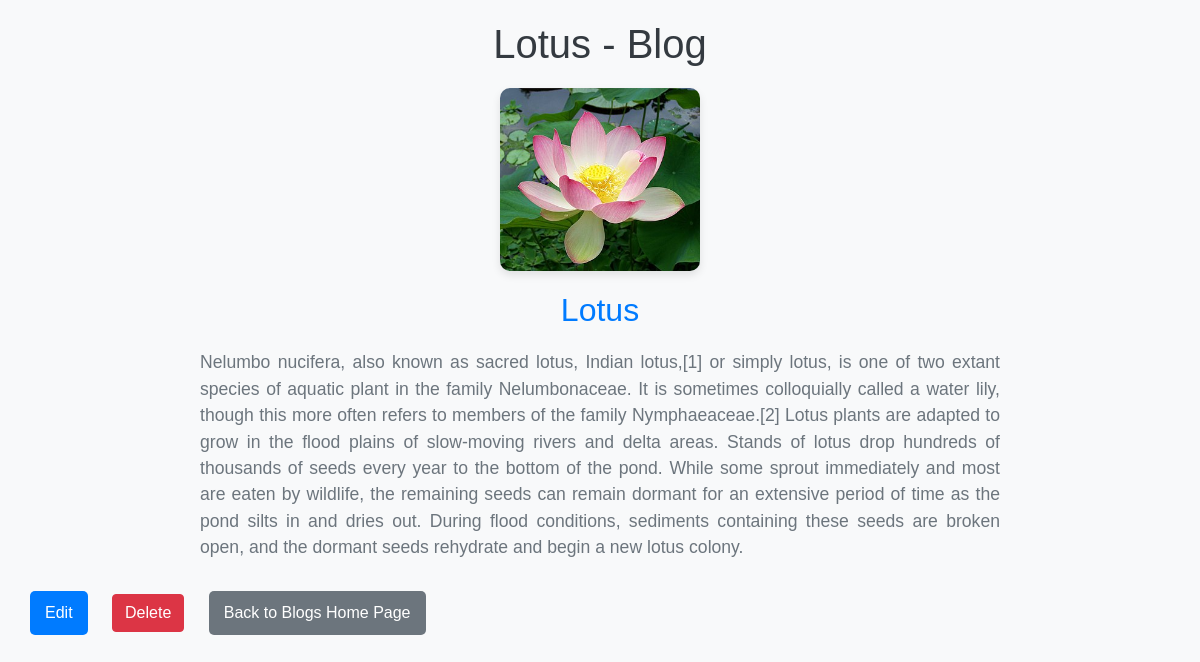
The app's page /products/5/ with its own data.
### blog/models.py (models this page shows, shortened)
class Product(models.Model):
    name = models.CharField(max_length=255)
    description = models.TextField()  # Corrected the typo here
    image = models.ImageField(upload_to='products/')
    created_at = models.DateTimeField(auto_now_add=True)
    updated_at = models.DateTimeField(auto_now=True)

### blog/views.py (the view)
# urls.py: path('products/<int:pk>/', ProductDetailView.as_view(), name='product_detail'),
class ProductDetailView(DetailView):
    model = Product
    template_name = 'index2.html'
    context_object_name = 'product'

### blog/templates/index2.html (shortened to what this page needs)
<!DOCTYPE html>
<html lang="en">
<head>
    <link rel="stylesheet" href="https://maxcdn.bootstrapcdn.com/bootstrap/4.5.2/css/bootstrap.min.css">
</head>
<body>
    <h1>{{ product.name }} - Blog</h1>
    <div>
        <img src="{{ product.image.url }}" alt="{{ product.name }}" width="200">
    </div>
    <h2>{{ product.name }}</h2>
    <p>{{ product.description }}</p>
    <a href="{% url 'edit_product' product.id %}">Edit</a>
    <a href="{% url 'delete_product' product.id %}" class="btn btn-danger">Delete</a>
    <a href="{% url 'product_list' %}" class="back-link">Back to Blogs Home Page</a>
</body>
</html>

### blog/templates/index2.html (style rules this page uses)
body { background-color: #f8f9fa; font-family: Arial, sans-serif; padding: 20px; }
h1 { text-align: center; color: #343a40; margin-bottom: 20px; }
img { display: block; margin: 20px auto; border-radius: 10px; box-shadow: 0 4px 8px rgba(0, 0, 0, 0.1); }
h2 { text-align: center; color: #007bff; margin-top: 20px; }
p { text-align: justify; color: #6c757d; font-size: 1.1rem; margin: 20px auto; max-width: 800px; }
a { display: inline-block; margin: 10px; padding: 10px 15px; text-decoration: none; color: white; background-color: #007bff; border-radius: 5px; transition: background-color 0.2s; }
.back-link { background-color: #6c757d; }

### records on screen
Product: name "Lotus", image (picture), description "Nelumbo nucifera, also known as sacred lotus, Indian lotus,[1] or simply lotus, is one of two extant species of aquatic plant in the family Nelumbonaceae. It is sometimes colloquially called a water lily, though this more often refers to members of the family Nymphaeaceae.[2] Lotus plants are adapted to grow in the flood plains of slow-moving rivers and delta areas. Stands of lotus drop hundreds of thousands of seeds every year to the bottom of the pond. While some sprout immediately and most are eaten by wildlife, the remaining seeds can remain dormant for an extensive period of time as the pond silts in and dries out. During flood conditions, sediments containing these seeds are broken…"
